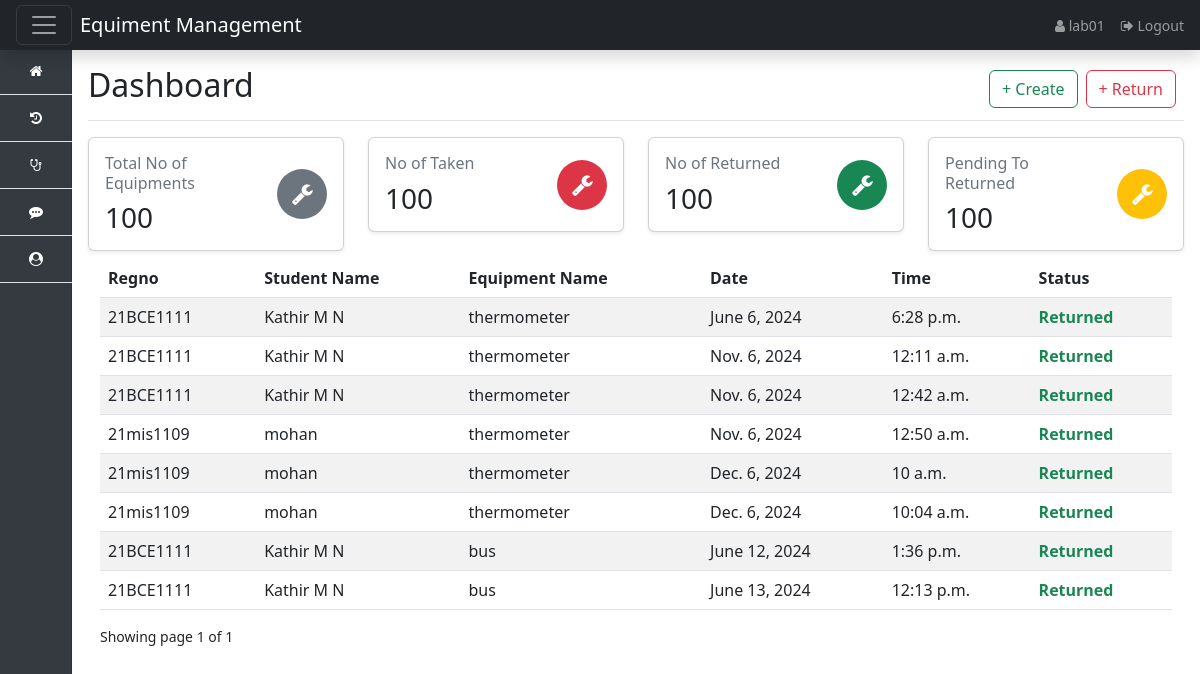
The app's page /Dashboard (signed in), older data.
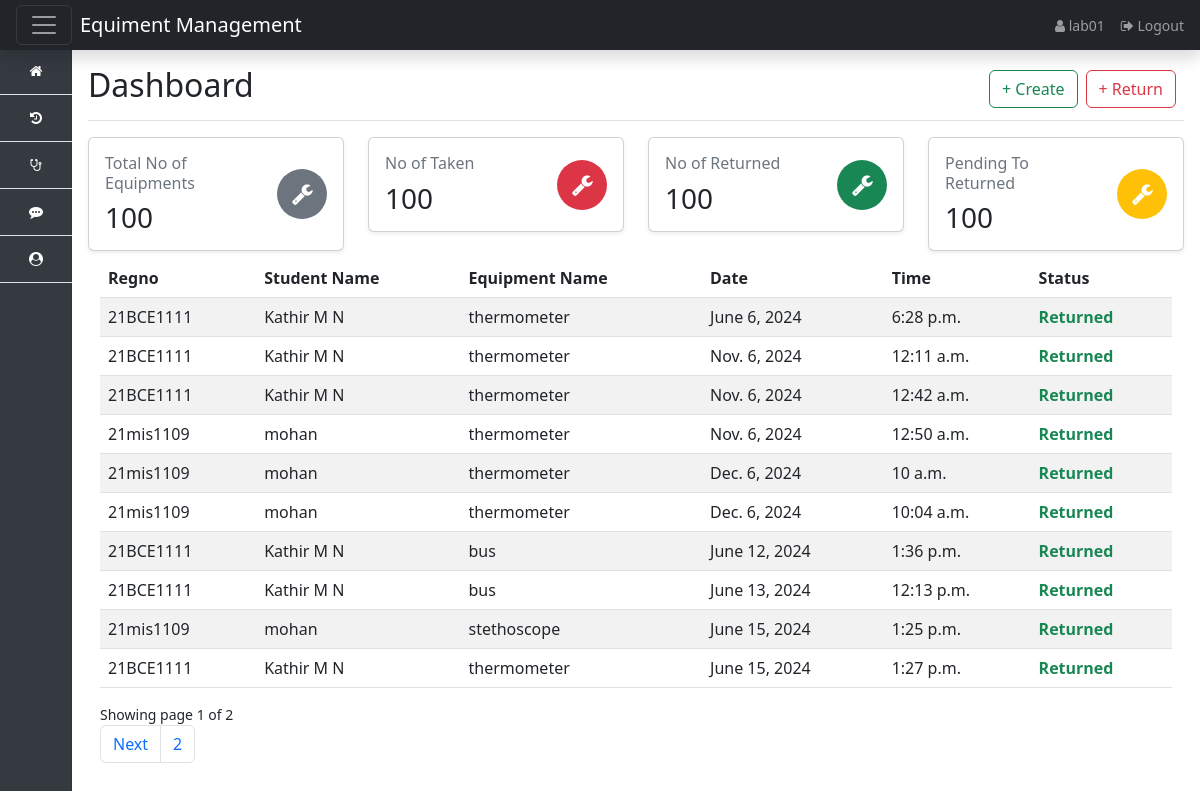
The same page, newer data.
### app/models.py (models this page shows, shortened)
class Manage_Equiment(models.Model):
    borrowed_date = models.DateField(default=now)
    borrowed_time = models.TimeField()
    regno = models.CharField(max_length=100)
    stud_name = models.CharField(max_length=100,null=True)
    category = models.CharField(max_length=266)
    returned_time = models.TimeField(null=True, blank=True)
    returned_date = models.DateField(null=True, blank=True)
    status = models.BooleanField(default=False)
    handled_by = models.ForeignKey(User, on_delete=models.SET_NULL, null=True, blank=True)
    class Meta:
        ordering: ['-date'] # type: ignore

### app/views.py (the view)
# urls.py: path('Dashboard',views.index, name='index'),
def index(request):
    categories = Category.objects.all()
    equipment = Manage_Equiment.objects.filter(handled_by=request.user)
    paginator = Paginator(equipment,10)
    page_number = request.GET.get('page')
    page_obj = Paginator.get_page(paginator,page_number)
    context = {
        'equiment' : equipment,
        'page_obj' : page_obj
    }
    return render(request,'equiments/index.html',context)

### Template/equiments/index.html (shortened to what this page needs)
{% extends 'base.html' %}
{% block content %}
    <div class="d-flex justify-content-between flex-wrap flex-md-nowrap align-items-center  pb-2 mb-3 border-bottom">
        <h1 class="h2">Dashboard</h1>
        <div class="btn-toolbar mb-2 mb-md-0">
            <div class="btn-group me-2">
                <a href="{% url 'borrowequipment' %}" class="btn btn-outline-success">+ Create</a>
            </div>
            <div class="btn-group me-2">
                <a href="{% url 'returnequipment' %}" class="btn btn-outline-danger">+ Return</a>
            </div>
        </div>
    </div>
    <div class="row g-6 mb-6">
        <div class="col-xl-3 col-sm-6 col-12 mb-2">
            <div class="card shadow-sm">
                <div class="card-body">
                    <div class="row">
                        <div class="col">
                            <span class="h6 font-semibold text-muted text-sm d-block mb-2">Total No of Equipments</span>
                            <span class="h3 font-bold mb-0">100</span>
                        </div>
                        <div class="col-auto d-flex align-items-center justify-content-center">
                            <div class="icon icon-shape bg-secondary text-white text-lg rounded-circle d-flex align-items-center justify-content-center" style="width: 50px; height: 50px;">
                                <i class="fa fa-wrench" style="scale: 1.6;"></i>
                            </div>
                        </div>
                    </div>
                </div>
            </div>
        </div>
        <div class="col-xl-3 col-sm-6 col-12 mb-2">
            <div class="card shadow-sm">
                <div class="card-body">
                    <div class="row">
                        <div class="col">
                            <span class="h6 font-semibold text-muted text-sm d-block mb-2">No of Taken</span>
                            <span class="h3 font-bold mb-0">100</span>
                        </div>
                        <div class="col-auto d-flex align-items-center justify-content-center">
                            <div class="icon icon-shape bg-danger text-white text-lg rounded-circle d-flex align-items-center justify-content-center" style="width: 50px; height: 50px;">
                                <i class="fa fa-wrench" style="scale: 1.6;"></i>
                            </div>
                        </div>
                    </div>
                </div>
            </div>
        </div>
        <div class="col-xl-3 col-sm-6 col-12 mb-2">
            <div class="card shadow-sm">
                <div class="card-body">
                    <div class="row">
                        <div class="col">
                            <span class="h6 font-semibold text-muted text-sm d-block mb-2">No of Returned</span>
                            <span class="h3 font-bold mb-0">100</span>
                        </div>
                        <div class="col-auto d-flex align-items-center justify-content-center">
                            <div class="icon icon-shape bg-success text-white text-lg rounded-circle d-flex align-items-center justify-content-center" style="width: 50px; height: 50px;">
                                <i class="fa fa-wrench" style="scale: 1.6;"></i>
                            </div>
                        </div>
                    </div>
                </div>
            </div>
        </div>
        <div class="col-xl-3 col-sm-6 col-12 mb-2">
            <div class="card shadow-sm">
                <div class="card-body">
                    <div class="row">
                        <div class="col">
                            <span class="h6 font-semibold text-muted text-sm d-block mb-2">Pending To Returned</span>
                            <span class="h3 font-bold mb-0">100</span>
                        </div>
                        <div class="col-auto d-flex align-items-center justify-content-center">
                            <div class="icon icon-shape bg-warning text-white text-lg rounded-circle d-flex align-items-center justify-content-center" style="width: 50px; height: 50px;">
                                <i class="fa fa-wrench" style="scale: 1.6;"></i>
                            </div>
                        </div>
                    </div>
                </div>
            </div>
        </div>
    </div>
    <div class="container">
        <table class="table table-striped table-hover">
            <thead>
                <tr>
                    <th>Regno</th>
                    <th>Student Name</th>
                    <th>Equipment Name</th>
                    <th>Date</th>
                    <th>Time</th>
                    <th>Status</th>
                </tr>
            </thead>
            <tbody>
                {% for equiments in page_obj %}
                <tr>
                    <td>{{equiments.regno}}</td>
                    <td>{{equiments.stud_name}}</td>
                    <td>{{equiments.category}}</td>
                    <td>{{equiments.borrowed_date}}</td>
                    <td>{{equiments.borrowed_time}}</td>
                    <td>{% if equiments.status == False %} <span style="color: red;">Pending to Return</span>
                        {% else %}
                        <span style="color: rgb(25, 135, 84); font-weight: bold ;"> Returned </span>
                        {% endif %}
                    </td>
                </tr>
                {% endfor %}
            </tbody>
        </table>
        <div class="">
            Showing page {{page_obj.number}} of {{page_obj.paginator.num_pages}}
        </div>
        <ul class="pagination align-right float-right mr-auto">
            {% if page_obj.has_next %}
            <li class="page-item"><a class="page-link" href="?page={{page_obj.next_page_number}}">Next</a></li>
            <li class="page-item"><a class="page-link" href="?page={{ page_obj.paginator.num_pages }}">{{ page_obj.paginator.num_pages }}</a></li>
            {% endif %}
        </ul>
    </div>
{% endblock %}

### Template/base.html (shortened to what this page needs)
{% load static %}
<html lang="en">
  <head>
<link href="{% static 'css/bootstrap.min.css'%}" rel="stylesheet" >
<link href="{% static 'sidebars.css'%}" rel="stylesheet">
<link rel="stylesheet" href="{% static 'css/dashboard.css'%}">
<link rel="stylesheet" href="https://cdn.jsdelivr.net/npm/@docsearch/css@3">
<link rel="stylesheet" href="https://cdnjs.cloudflare.com/ajax/libs/font-awesome/4.7.0/css/font-awesome.min.css">
<link rel="stylesheet" href="">
    <link href="dashboard.css" rel="stylesheet">
  </head>
  <body>
<nav class="navbar navbar-dark sticky-top bg-dark flex-md-nowrap p-0 shadow">
  <div class="d-flex align-items-center col-md-3 col-lg-2 me-0 px-3 fs-6">
    <button class="navbar-toggler" type="button" id="navbar-toggler">
      <span class="navbar-toggler-icon"></span>
    </button>
    <a class="navbar-brand ms-2" href="#">Equiment Management</a>
  </div>
  <div class="d-flex justify-content-end align-items-center col-md-9 col-lg-10">
    <ul class="navbar-nav px-3 d-flex flex-row align-items-center">
      {% if request.user.is_authenticated %}
      <li class="nav-item text-nowrap me-3">
          <a class="nav-link" aria-current="page" href="#">
              <i class="fa fa-user"></i> {{ request.user }}
          </a>
      </li>
      <li class="nav-item text-nowrap">
          <a class="nav-link" aria-current="page" href="{% url 'logout' %}">
              <i class="fa fa-sign-out"></i> Logout
          </a>
      </li>
      {% endif %}
    </ul>
  </div>
</nav>
<div class="container-fluid">
  <div class="row">
   {% include 'partials/sidebar.html' %}
   <main class="content col">
    {% block content %}{% endblock %}
</main>
  </div>
</div>
</body>
  </body>
</html>

### Template/partials/sidebar.html
{% load static %}
<div class="d-flex flex-column flex-shrink-0 sidebar">
  <ul class="nav nav-pills nav-flush flex-column mb-auto text-center">
    <li class="nav-item">
      <a href="{% url 'index' %}" class="nav-link py-3 border-bottom rounded-0" aria-current="page" title="Home" data-bs-toggle="tooltip" data-bs-placement="right">
        <i class="fa fa-home" aria-hidden="true"></i>
      </a>
    </li>
    <li>
      <a href="{% url 'history' %}" class="nav-link py-3 border-bottom rounded-0" title="History" data-bs-toggle="tooltip" data-bs-placement="right">
        <i class="fa fa-history" aria-hidden="true"></i>
      </a>
    </li>
    <li>
      <a href="{% url 'equipments' %}" class="nav-link py-3 border-bottom rounded-0" title="Add Equipment" data-bs-toggle="tooltip" data-bs-placement="right">
        <i class="fa fa-stethoscope" aria-hidden="true"></i>
      </a>
    </li>
    <li>
      <a href="#" class="nav-link py-3 border-bottom rounded-0" title="Feedback" data-bs-toggle="tooltip" data-bs-placement="right">
        <i class="fa fa-commenting" aria-hidden="true"></i>
      </a>
    </li>
    <li>
      <a href="#" class="nav-link py-3 border-bottom rounded-0" title="User" data-bs-toggle="tooltip" data-bs-placement="right">
        <i class="fa fa-user-circle" aria-hidden="true"></i>
      </a>
    </li>
  </ul>
</div>

### Static/css/sidebars.css (style rules this page uses)
body { min-height: 100vh; min-height: -webkit-fill-available; }
html { height: -webkit-fill-available; }
main { height: 100vh; height: -webkit-fill-available; max-height: 100vh; overflow-x: auto; overflow-y: hidden; }

### Static/css/dashboard.css (style rules this page uses)
body { font-size: .875rem; overflow-x: hidden; }
.sidebar { position: fixed; top: 0px; bottom: 0; left: 0; z-index: 100; padding: 48px 0 0; box-shadow: inset -1px 0 0 rgba(0, 0, 0, .1); background-color: #343a40; width: 4.5rem; }
.sidebar .nav-link { color: #ffffff; }
.content { margin-left: 4.5rem; padding: 1rem; }
.navbar { height: 50px; }
.navbar-toggler { padding: 0.25rem 0.75rem; }
.navbar-toggler-icon { width: 1.5em; height: 1.5em; }
.navbar-brand { font-size: 1.25rem; }

### Template/base.html (style rules this page uses)
.navbar { height: 50px; }
.navbar-toggler { padding: 0.25rem 0.75rem; / }
.navbar-toggler-icon { width: 1.5em; height: 1.5em; / }
.navbar-brand { font-size: 1.25rem; }

Row changes from the older to the newer data that the page shows:
added Manage_Equiment: regno "21mis1109", stud_name "mohan", category "stethoscope", borrowed_date "June 15, 2024", borrowed_time "1:25 p.m.", status "Returned"
added Manage_Equiment: regno "21BCE1111", stud_name "Kathir M N", category "thermometer", borrowed_date "June 15, 2024", borrowed_time "1:27 p.m.", status "Returned"
Text that changed along with them:
{{ page_obj.paginator.num_pages }}: "1" → "2"
{{ page_obj.paginator.num_pages }}: (not shown) → "2"
text now shown: "Next"
